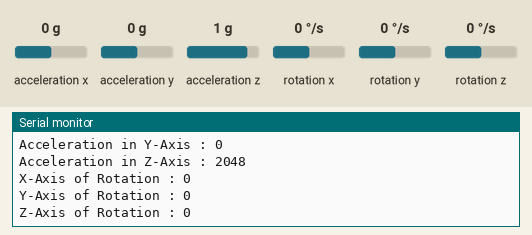
The program below on a simulated ESP32. Parts: the last lines printed to the serial monitor. Wiring (inferred from the names in the program): MPU-6050 motion sensor at I2C address 0x68. Inputs (shaded band) come from the test bench; at power-on: acceleration x 0 g, acceleration y 0 g, acceleration z 1 g, rotation x 0 °/s, rotation y 0 °/s, rotation z 0 °/s.

Above: at 1.5 s.
1.6 s: acceleration x set to -1.4 g
3.1 s: acceleration y set to -1.4 g
4.6 s: acceleration z set to -1.4 g
6.1 s: rotation x set to -192 °/s
At 6.8 s:
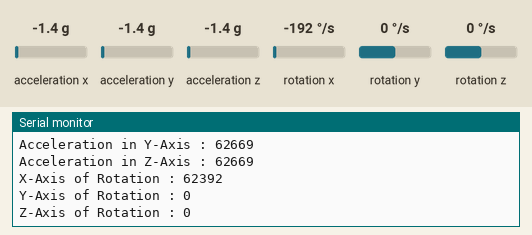
7.6 s: rotation y set to -192 °/s
At 8.4 s:
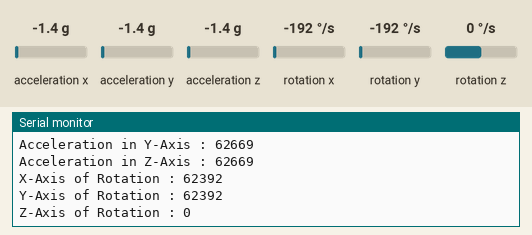

The program:

main.cpp
```cpp
#include <Arduino.h>
#include <Wire.h>

// Distributed with a free-will license.
// Use it any way you want, profit or free, provided it fits in the licenses of its associated works.
// MPU-6000
// This code is designed to work with the MPU-6000_I2CS I2C Mini Module available from ControlEverything.com.
// https://www.controleverything.com/content/Accelorometer?sku=MPU-6000_I2CS#tabs-0-product_tabset-2


// MPU-6000 I2C address is 0x68(104)
#define Addr 0x68

void setup()
{
  // Initialise I2C communication as Master
  //Wire.begin();
  Wire.begin(21,22);
  Wire.setClock(400000); // choose 400 kHz I2C rate

  // Initialise serial communication, set baud rate = 9600
  Serial.begin(115200);

  // Start I2C transmission
  Wire.beginTransmission(Addr);
  // Select gyroscope configuration register
  Wire.write(0x1B);
  // Full scale range = 2000 dps
  Wire.write(0x18);
  // Stop I2C transmission
  Wire.endTransmission();

  // Start I2C transmission
  Wire.beginTransmission(Addr);
  // Select accelerometer configuration register
  Wire.write(0x1C);
  // Full scale range = +/-16g
  Wire.write(0x18);
  // Stop I2C transmission
  Wire.endTransmission();

  // Start I2C transmission
  Wire.beginTransmission(Addr);
  // Select power management register
  Wire.write(0x6B);
  // PLL with xGyro reference
  Wire.write(0x01);
  // Stop I2C transmission
  Wire.endTransmission();
  delay(300);
}

void loop()
{
  unsigned int data[6];

  // Start I2C transmission
  Wire.beginTransmission(Addr);
  // Select data register
  Wire.write(0x3B);
  // Stop I2C transmission
  Wire.endTransmission();

  // Request 6 bytes of data
  Wire.requestFrom(Addr, 6);

  // Read 6 byte of data
  if(Wire.available() == 6)
  {
    data[0] = Wire.read();
    data[1] = Wire.read();
    data[2] = Wire.read();
    data[3] = Wire.read();
    data[4] = Wire.read();
    data[5] = Wire.read();
  }

  // Convert the data
  int xAccl = data[0] * 256 + data[1];
  int yAccl = data[2] * 256 + data[3];
  int zAccl = data[4] * 256 + data[5];

  // Start I2C transmission
  Wire.beginTransmission(Addr);
  // Select data register
  Wire.write(0x43);
  // Stop I2C transmission
  Wire.endTransmission();

  // Request 6 bytes of data
  Wire.requestFrom(Addr, 6);

  // Read 6 byte of data
  if(Wire.available() == 6)
  {
    data[0] = Wire.read();
    data[1] = Wire.read();
    data[2] = Wire.read();
    data[3] = Wire.read();
    data[4] = Wire.read();
    data[5] = Wire.read();
  }
  // Convert the data
  int xGyro = data[0] * 256 + data[1];
  int yGyro = data[2] * 256 + data[3];
  int zGyro = data[4] * 256 + data[5];

  // Output data to serial monitor
  Serial.print("Acceleration in X-Axis : ");
  Serial.println(xAccl);
  Serial.print("Acceleration in Y-Axis : ");
  Serial.println(yAccl);
  Serial.print("Acceleration in Z-Axis : ");
  Serial.println(zAccl);
  Serial.print("X-Axis of Rotation : ");
  Serial.println(xGyro);
  Serial.print("Y-Axis of Rotation : ");
  Serial.println(yGyro);
  Serial.print("Z-Axis of Rotation : ");
  Serial.println(zGyro);
  delay(500);
  }
```

Measured:
- after the input at 6.1 s, the serial monitor: prints a new line after 0.33 s (image 1)
- after the input at 7.6 s, the serial monitor: prints a new line after 0.36 s (image 2)
